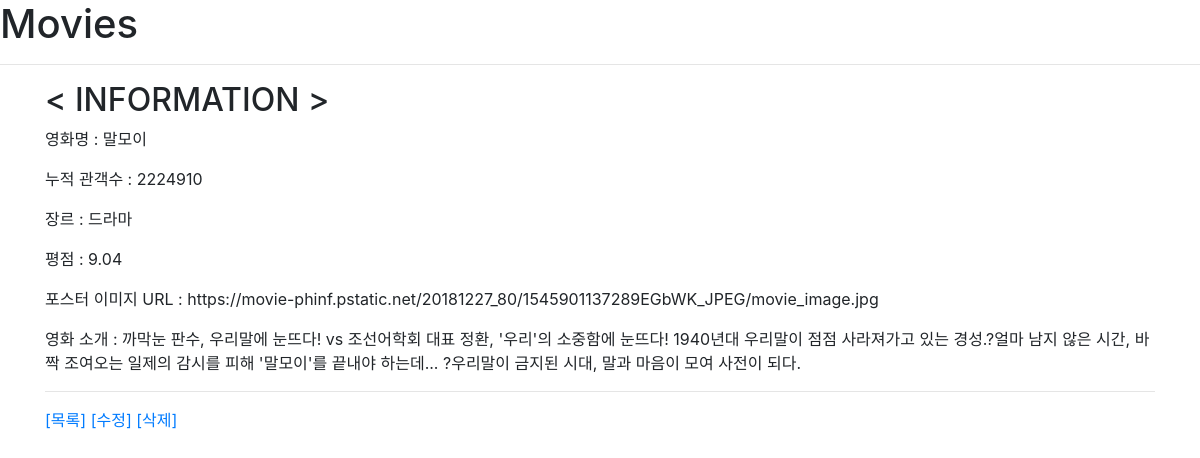
/movies/1/, run on the app's committed database.
### movies/models.py (models this page shows)
class Movie(models.Model):
    title = models.CharField(max_length=20)
    audience = models.IntegerField()
    genre = models.CharField(max_length=20)
    score = models.FloatField()
    poster_url = models.TextField()
    description = models.TextField()

### movies/views.py (the view)
# urls.py: path('<int:pk>/', views.read, name='read'),
def read(request, pk):
    movie = Movie.objects.get(pk=pk)
    return render(request, 'movies/read.html', {'movie' : movie})

### movies/templates/movies/read.html (shortened to what this page needs)
{% extends 'movies/base.html' %}
{% block body %}
<h2>< INFORMATION ></h2>
    <p>영화명 : {{ movie.title }}</p>
    <p>누적 관객수 : {{ movie.audience }}</p>
    <p>장르 : {{ movie.genre }}</p>
    <p>평점 : {{ movie.score }}</p>
    <p>포스터 이미지 URL : {{ movie.poster_url }}</p>
    <p>영화 소개 : {{ movie.description }}</p>
    <hr>
    <a href="/movies/">[목록]</a>
    <a href="/movies/update/">[수정]</a>
    <a href="/movies/{{movie.id}}/delete/" onclick="return confirm('진짜 지워?')">[삭제]</a>
{% endblock %}

### movies/templates/movies/base.html (shortened to what this page needs)
<!DOCTYPE html>
<html lang="ko">
<head>
    <link rel="stylesheet" href="https://stackpath.bootstrapcdn.com/bootstrap/4.3.0/css/bootstrap.min.css">
</head>
</head>
<body>
    <h1>Movies</h1>
	<hr>
    <div class="container">
    	{% block body %}{% endblock %}
    </div>
</body>
</html>

### data on the page
Movie: title "말모이", audience "2224910", genre "드라마", score "9.04", poster_url "https://movie-phinf.pstatic.net/20181227_80/1545901137289EGbWK_JPEG/movie_image.jpg", description "까막눈 판수, 우리말에 눈뜨다! vs 조선어학회 대표 정환, '우리'의 소중함에 눈뜨다! 1940년대 우리말이 점점 사라져가고 있는 경성.?얼마 남지 않은 시간, 바짝 조여오는 일제의 감시를 피해 '말모이'를 끝내야 하는데... ?우리말이 금지된 시대, 말과 마음이 모여 사전이 되다."
